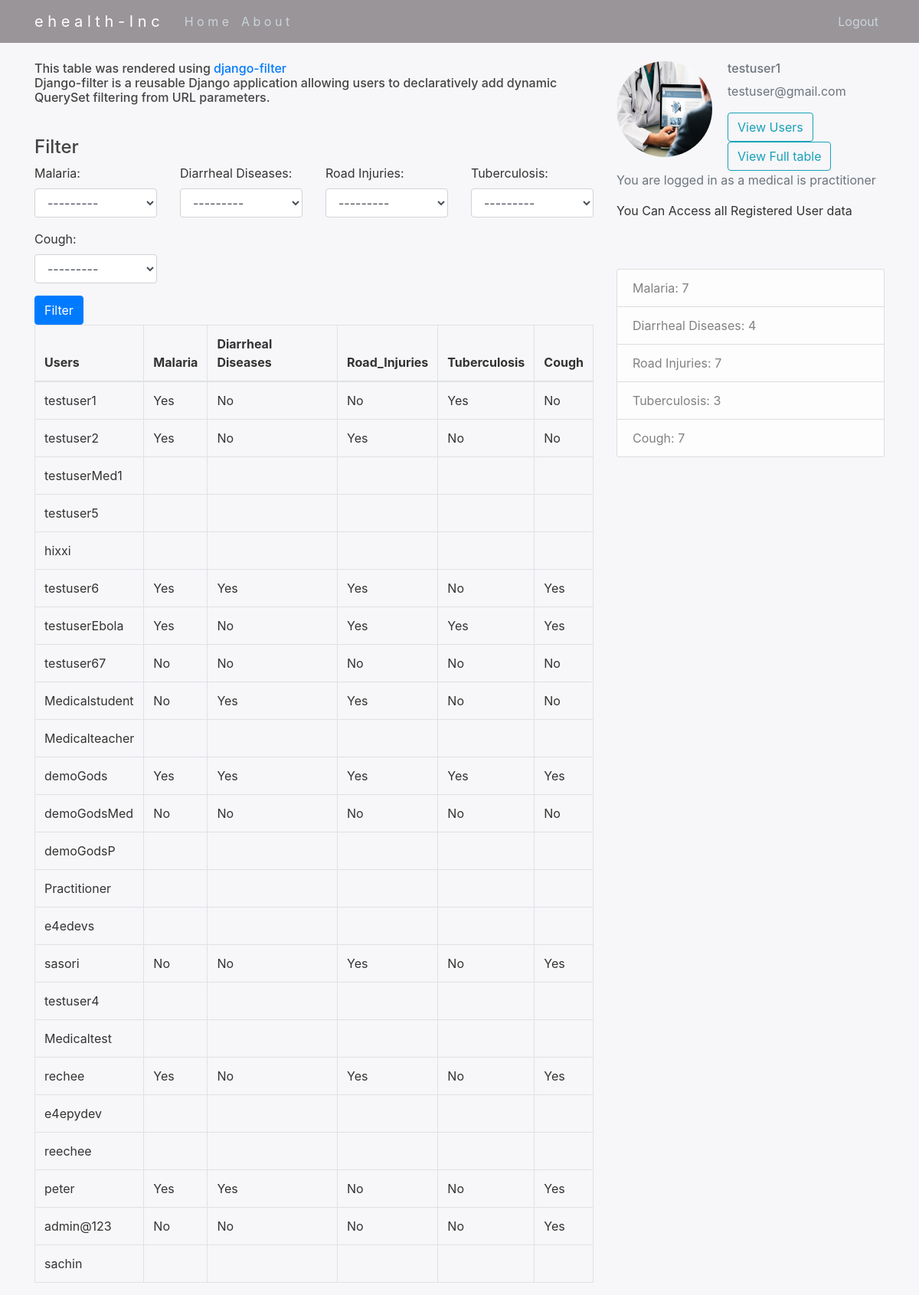
The app's page /tables/ (signed in) with its own data.
### ehealthApp/models.py (models this page shows, shortened)
class Profile(models.Model):
    choices = (("Yes", 'Yes'), ("No", 'No'))
    user = models.OneToOneField(User, on_delete=models.CASCADE)
    image = models.ImageField(default='default.jpg', upload_to='profile_pics')
    Email = models.EmailField(default='none@email.com')
    Malaria = models.CharField(max_length=255, choices=choices)
    Diarrheal_Diseases = models.CharField(max_length=255, choices=choices)
    Road_Injuries = models.CharField(max_length=255, choices=choices)
    Tuberculosis = models.CharField(max_length=255, choices=choices)
    Cough = models.CharField(max_length=255, choices=choices)

class User(AbstractUser):
    is_regular = models.BooleanField(default=False)
    is_practitioner = models.BooleanField(default=False)

### ehealthApp/views.py (the view)
# urls.py: path('tables/', views.ehealth_tables, name='ehealth_tables'),
@login_required
def ehealth_tables(request):
    user_list = Profile.objects.all()
    user_filter = UserFilter(request.GET, queryset=user_list)
    return render(request, 'ehealthApp/tables.html',
    {
    'filter': user_filter,
    'value': value} )

### ehealthApp/templates/ehealthApp/tables.html (shortened to what this page needs)
{% extends "ehealthApp/baseMed.html" %}
{% load widget_tweaks %}
{% block content %}
<h6>This table was rendered using <a href = "https://pypi.org/project/django-filter/">django-filter</a>
<p>Django-filter is a reusable Django application allowing users to declaratively add dynamic QuerySet filtering from URL parameters.
</p></h6><br>
  <form method="get">
    <div class="well">
      <h4 style="margin-top: 0">Filter</h4>
      <div class="row">
        <div class="form-group col-sm-4 col-md-3">
          {{ filter.form.Malaria.label_tag }}
          {% render_field filter.form.Malaria class="form-control" %}
        </div>
        <div class="form-group col-sm-4 col-md-3">
          {{ filter.form.Diarrheal_Diseases.label_tag }}
          {% render_field filter.form.Diarrheal_Diseases class="form-control" %}
        </div>
        <div class="form-group col-sm-4 col-md-3">
          {{ filter.form.Road_Injuries.label_tag }}
          {% render_field filter.form.Road_Injuries class="form-control" %}
        </div>
        <div class="form-group col-sm-4 col-md-3">
          {{ filter.form.Tuberculosis.label_tag }}
          {% render_field filter.form.Tuberculosis class="form-control" %}
        </div>
        <div class="form-group col-sm-4 col-md-3">
            {{ filter.form.Cough.label_tag }}
            {% render_field filter.form.Cough class="form-control" %}
          </div>
      </div>
      <button type="submit" class="btn btn-primary">
         Filter
      </button>
    </div>
  </form>
  <table class="table table-bordered">
    <thead>
      <tr>
        <th>Users</th>
        <th>Malaria</th>
        <th>Diarrheal Diseases</th>
        <th>Road_Injuries</th>
        <th>Tuberculosis</th>
        <th>Cough</th>
      </tr>
    </thead>
    <tbody>
      {% for user in filter.qs %}
        <tr>
          <td>{{ user.user }}</td>
          <td>{{ user.Malaria }}</td>
          <td>{{ user.Diarrheal_Diseases }}</td>
          <td>{{ user.Road_Injuries }}</td>
          <td>{{ user.Tuberculosis }}</td>
          <td>{{ user.Cough }}</td>
        </tr>
      {% empty %}
        <tr>
          <td colspan="5">No data</td>
        </tr>
      {% endfor %}
    </tbody>
  </table>
{% endblock %}

### ehealthApp/templates/ehealthApp/baseMed.html (shortened to what this page needs)
{% load static %}
<!DOCTYPE html>
<html>
    <head>
      {% include 'ehealthApp/basefiles/css.html' %}
    </head>
    <body>
      <header class="site-header">
        <nav class="navbar navbar-expand-md navbar-dark bg-steelMed fixed-top">
          <div class="container">
            <a class="navbar-brand mr-4" href="#">e h e a l t h -   I n c</a>
            <div class="collapse navbar-collapse" id="navbarToggle">
              <div class="navbar-nav mr-auto">
                <a class="nav-item nav-link" href="{% url 'ehealth_home' %}">H o m e</a>
                <a class="nav-item nav-link" href="{% url 'ehealth_about' %}">A b o u t</a>
              </div>
              <div class="navbar-nav">
                  {% if user.is_authenticated %}
                      <a class="nav-item nav-link" href="{% url 'logout' %}">Logout</a>
                  {% else %}
                      <a class="nav-item nav-link" href="#">About</a>
                  {% endif %}
              </div>
            </div>
          </div>
        </nav>
      </header>
        <main role="main" class="container">
          <div class="row">
            <div class="col-md-8">
              {% block content %}
                {% endblock %}
            </div>
            {% if user.is_authenticated %}
              <div class="col-md-4 " url-endpoint='{% url "api-data" %}' >
                <div>
                  <div class="media ">
                    <img class="rounded-circle account-img" src="/media/medical.jpg">
                    <div class="media-body ">
                        <h6 class="text-muted">{{ user.username }}</h6>
                        <p class="text-secondary">{{ user.email }}</p>
                        <a href="{% url 'ehealth_tables' %}" class="btn btn-outline-info mr-4" >View Users</a>
                        <a href="{% url 'ehealth_tables2' %}" class="btn btn-outline-info mr-4" >View Full table</a>
                    </div>
                  </div>
                  <p class='text-muted'>You are logged in as a medical is practitioner <p>
                    You Can Access all Registered User data
                  </p>
                    <br><br>
                    <ul class="list-group">
                      <li class="list-group-item list-group-item-light">Malaria:  {{ value.Malaria }}</li>
                      <li class="list-group-item list-group-item-light">Diarrheal Diseases: {{ value.Diarrheal_Diseases }}</li>
                      <li class="list-group-item list-group-item-light">Road Injuries: {{ value.Road_Injuries }}</li>
                      <li class="list-group-item list-group-item-light">Tuberculosis: {{ value.Tuberculosis }}</li>
                      <li class="list-group-item list-group-item-light">Cough: {{ value.Cough }}</li>
                    </ul>
                  </p>
                </div>
              </div>
            {% endif %}
          </div>
        </main>
    </body>
</html>

### ehealthApp/templates/ehealthApp/basefiles/css.html (shortened to what this page needs)
{% load static %}
<link rel="stylesheet" href="https://maxcdn.bootstrapcdn.com/bootstrap/4.0.0/css/bootstrap.min.css">
<link rel="stylesheet" type="text/css" href="{% static 'ehealthApp/main.css' %}">

### ehealthApp/static/ehealthApp/main.css (style rules this page uses)
body { background: #f7f6f8; color: #333333; margin-top: 5rem; }
h1, h2, h3, h4, h5, h6 { color: #444444; }
ul { margin: 0; }
.bg-steelMed { background-color: #999599; }
.site-header .navbar-nav .nav-link { color: #cbd5db; }
.account-img { height: 125px; width: 125px; margin-right: 20px; margin-bottom: 16px; }

### records on screen
Profile: user "testuser1", Malaria "Yes", Diarrheal_Diseases "No", Road_Injuries "No", Tuberculosis "Yes", Cough "No"
Profile: user "testuser2", Malaria "Yes", Diarrheal_Diseases "No", Road_Injuries "Yes", Tuberculosis "No", Cough "No"
Profile: user "testuserMed1"
Profile: user "testuser5"
Profile: user "hixxi"
Profile: user "testuser6", Malaria "Yes", Diarrheal_Diseases "Yes", Road_Injuries "Yes", Tuberculosis "No", Cough "Yes"
Profile: user "testuserEbola", Malaria "Yes", Diarrheal_Diseases "No", Road_Injuries "Yes", Tuberculosis "Yes", Cough "Yes"
Profile: user "testuser67", Malaria "No", Diarrheal_Diseases "No", Road_Injuries "No", Tuberculosis "No", Cough "No"
Profile: user "Medicalstudent", Malaria "No", Diarrheal_Diseases "Yes", Road_Injuries "Yes", Tuberculosis "No", Cough "No"
Profile: user "Medicalteacher"
Profile: user "demoGods", Malaria "Yes", Diarrheal_Diseases "Yes", Road_Injuries "Yes", Tuberculosis "Yes", Cough "Yes"
Profile: user "demoGodsMed", Malaria "No", Diarrheal_Diseases "No", Road_Injuries "No", Tuberculosis "No", Cough "No"
Profile: user "demoGodsP"
Profile: user "Practitioner"
Profile: user "e4edevs"
Profile: user "sasori", Malaria "No", Diarrheal_Diseases "No", Road_Injuries "Yes", Tuberculosis "No", Cough "Yes"
Profile: user "testuser4"
Profile: user "Medicaltest"
Profile: user "rechee", Malaria "Yes", Diarrheal_Diseases "No", Road_Injuries "Yes", Tuberculosis "No", Cough "Yes"
Profile: user "e4epydev"
Profile: user "reechee"
Profile: user "peter", Malaria "Yes", Diarrheal_Diseases "Yes", Road_Injuries "No", Tuberculosis "No", Cough "Yes"
Profile: user "admin@123", Malaria "No", Diarrheal_Diseases "No", Road_Injuries "No", Tuberculosis "No", Cough "Yes"
Profile: user "sachin"
User: username "testuser1", email "testuser@gmail.com"

### other values on screen
{{ filter.form.Malaria.label_tag }} "Malaria:"
{{ filter.form.Diarrheal_Diseases.label_tag }} "Diarrheal Diseases:"
{{ filter.form.Road_Injuries.label_tag }} "Road Injuries:"
{{ filter.form.Tuberculosis.label_tag }} "Tuberculosis:"
{{ filter.form.Cough.label_tag }} "Cough:"
{{ value.Malaria }} "7"
{{ value.Diarrheal_Diseases }} "4"
{{ value.Road_Injuries }} "7"
{{ value.Tuberculosis }} "3"
{{ value.Cough }} "7"
